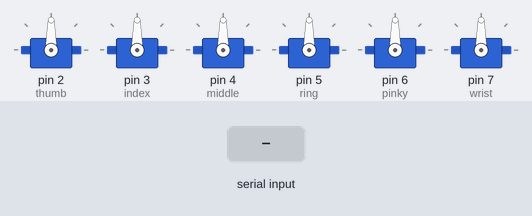
Bench run of a sketch on a simulated Arduino Uno, built with avr-gcc and run on an emulated ATmega328P. On the bench: 6 × servo. The test bench sets the inputs (shaded band).

Above: at 1.2 s.
1.3 s: "lh 1\n" received over Serial
At 2.0 s:
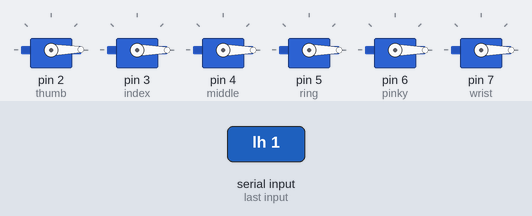
2.8 s: "lh 150\n" received over Serial
At 3.2 s:
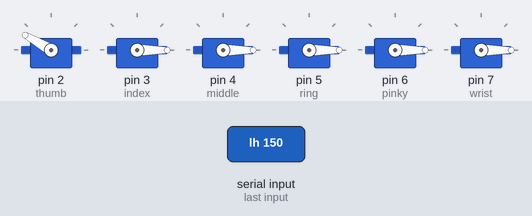
Timing chart, 0 to 5.8 s (numbered marks = the images above; inputs shaded):
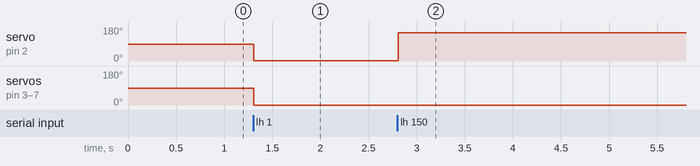

Measured:
- after the input at 1.3 s, servo on pin 2 (thumb): 90° → 1° at once; servo on pin 3 (index), servo on pin 4 (middle), servo on pin 5 (ring), servo on pin 6 (pinky), servo on pin 7 (wrist): 90° → 0° at once
- after the input at 2.8 s, servo on pin 2 (thumb): 1° → 150° at once

The sketch:

left_hand.ino
```cpp
// #include "StringSplitter.h"
// #include "agiat_library.h"
#include <Servo.h>
// Hand left_hand(2,3,4,5,6,7);

Servo thumb, index, middle, ring, pinky, wrist;

void setup() {
  // put your setup code here, to run once:
    Serial.begin(9600);
    thumb.attach(2);
    index.attach(3);
    middle.attach(4);
    ring.attach(5);
    pinky.attach(6);
    wrist.attach(7);
}

void loop() {
  // put your main code here, to run repeatedly:
  if (Serial.available() > 0){
    // get the command from controlling program
    String command = Serial.readStringUntil('\n');

    // split the command
    char command_1[command.length()];
    command.toCharArray(command_1, command.length() + 1);

    char* v[6];
    int i = 0;
    char* p;
    p = strtok(command_1, " ");

    while(p && i < 6){
      v[i] = p;
      p = strtok(NULL, " ");
      i++;
    }
    String motorName = v[0];
    String method = v[1];
    String param = v[2];

    String thumb_deg;
    String index_deg;
    String middle_deg;
    String ring_deg ;
    String pinky_deg;
    String wrist_deg;

    if (motorName == "lh"){
      thumb_deg = v[1];
      index_deg = v[2];
      middle_deg = v[3];
      ring_deg = v[4];
      pinky_deg = v[5];
      wrist_deg = v[6];

      thumb.write(thumb_deg.toInt());
      index.write(index_deg.toInt());
      middle.write(middle_deg.toInt());
      ring.write(ring_deg.toInt());
      pinky.write(pinky_deg.toInt());
      wrist.write(wrist_deg.toInt());
    }

    // FOR LEFT HAND ============================================================
    if ( motorName == "left_hand" && method.substring(0, 4) == "open"){
      thumb.write(0);
      index.write(0);
      middle.write(0);
      ring.write(0);
      pinky.write(0);
    }
    else if (motorName == "left_hand" && method.substring(0, 5) == "close"){
      thumb.write(180);
      index.write(180);
      middle.write(180);
      ring.write(180);
      pinky.write(180);

    }
    else if (motorName == "left_hand" && method == "wrist"){
      wrist.write(param.toInt());
    }

  }


}
```

agiat_library.cpp
```cpp
#include "agiat_library.h"

// MOTOR SET UP =============================================================================================

Motor::Motor(int en, int in1, int in2, int potPin){
    en = en;
    in1 = in1;
    in2 = in2;
    potPin = potPin;
    current = map(analogRead(potPin), 0, 1023, 0, 270);
    pinMode(en, OUTPUT);
    pinMode(in1, OUTPUT);
    pinMode(in2, OUTPUT);
    pinMode(potPin, INPUT);
}

int Motor::current_deg(){
    current = map(analogRead(potPin), 0, 1023, 0, 270);
    return current;
}

void Motor::setDirection(int direct){
    _direction = direct;
}

void Motor::stopMotor(){
    digitalWrite(in1, LOW);
    digitalWrite(in2, LOW);
}

void Motor::set_speed(int velocity){
    _velocity = velocity;
}

void Motor::setMaxLimit(int max_){
    _max_limit = max_;
}

void Motor::setMinLimit(int min_){
    _min_limit = min_;
}

void Motor::move_motor(int deg){
    int current_degree = current_deg();
    if (current_degree > deg + 2 ){
        while(current_degree > deg + 2 && current_degree > _min_limit ) {
            if (_direction == 1){
                digitalWrite(en, _velocity);
                digitalWrite(in1, LOW);
                digitalWrite(in2, HIGH);
            } else if (_direction == -1){
                digitalWrite(en, _velocity);
                digitalWrite(in1, HIGH);
                digitalWrite(in2, LOW);
            }
            current_degree = current_deg();
        }
        stopMotor();
    } else if (current_degree < deg - 2){
        while(current_degree < deg - 2 && current_degree < _max_limit) {
            if (_direction == 1){
                digitalWrite(en, _velocity);
                digitalWrite(in1, HIGH);
                digitalWrite(in2, LOW);
            } else if (_direction == -1){
                digitalWrite(en, _velocity);
                digitalWrite(in1, LOW);
                digitalWrite(in2, HIGH);
            }
            current_degree = current_deg();
        }
    } else {
        stopMotor();
    }
}


// HAND SET UP ===================================================================================================

Hand::Hand(int th, int ind, int mid, int rin, int pink, int wri){

    thumb.attach(th);
    index.attach(ind);
    middle.attach(mid);
    ring.attach(rin);
    pinky.attach(pink);
    wrist.attach(wri);

}

void Hand::open(){
    thumb.write(0);
    index.write(0);
    middle.write(0);
    ring.write(0);
    pinky.write(0);
}

void  Hand::close(){
    thumb.write(180);
    index.write(180);
    middle.write(180);
    ring.write(180);
    pinky.write(180);
}

void Hand::finger_moving(String finger){
    if (finger == "thumb"){
        int count = 0;
        while(count < 3){
            thumb.write(0);
            delay(500);
            thumb.write(180);
            delay(500);
            count++;
        }
    } else if (finger == "index"){
        int count = 0;
        while(count < 3){
            index.write(0);
            delay(500);
            index.write(180);
            delay(500);
            count++;
        }
    } else if (finger == "middle"){
        int count = 0;
        while(count < 3){
            middle.write(0);
            delay(500);
            middle.write(180);
            delay(500);
            count++;
        }
    } else if (finger == "ring"){
        int count = 0;
        while(count < 3){
            ring.write(0);
            delay(500);
            ring.write(180);
            delay(500);
            count++;
        }
    } else if(finger == "pinky"){
        int count = 0;
        while(count < 3){
            pinky.write(0);
            delay(500);
            pinky.write(180);
            delay(500);
            count++;
        }
    }

}

void Hand::servo_wrist(int degree){
    wrist.write(degree);
}

// SHIELD MOTOR  CONTROL FUNCTIONS //////////////////////////////////////////////////////////////////////////
Shield_Motor::Shield_Motor(int potPin) {
    _potPin = potPin;
}

void Shield_Motor::setDirection(int direct){
    _direction = direct;
}

int Shield_Motor::current_deg(){
    _current = map(analogRead(_potPin), 0, 1023, 0, 270);
    return _current;
}

void Shield_Motor::setMinLimit(int min_){
    _min_limit = min_;
}

void Shield_Motor::setMaxLimit(int max_){
    _max_limit = max_;
}

int Shield_Motor::get_dir(){
  return _direction;
}

void Shield_Motor::move_motor(AF_DCMotor dcMotor, int deg){
    int current_degree = current_deg();
    if (current_degree > deg + _delta ) {
        while(current_degree > deg + _delta ) {
            if (_direction == 1){
                dcMotor.run(FORWARD);
            } else if (_direction == -1){
                dcMotor.run(BACKWARD);
            }
            current_degree = current_deg();
        }
        dcMotor.run(RELEASE);
    } else if (current_degree < deg - _delta  ){
        while(current_degree < deg - _delta ){
            if (_direction == 1){
                dcMotor.run(BACKWARD);
            } else if (_direction == -1){
                dcMotor.run(FORWARD);
            }
            current_degree  = current_deg();
        }
        dcMotor.run(RELEASE);
    } else {
        dcMotor.run(RELEASE);
    }
}

// HEAD SET UP ===============================================================================================
Head::Head(int se, int m, int ue, int h, int n, int sn){
    side_eye.attach(se);
    mouth.attach(m);
    up_eye.attach(ue);
    neck.attach(n);
    head.attach(h);
    side_neck.attach(sn);
}

void Head::servo_head(int degree){
    // ... - ... is turn left
    // ... - ... is turn right
    // ... is center
    head.write(degree);
}

void Head::servo_neck(int degree){
    // ... - ...  is up
    // ... - ... is down
    // ... is center
    neck.write(degree);
}

void Head::servo_mouth(int degree) {
    // ... - ... is open
    // ... - ... is close
    mouth.write(degree);
}

void Head::servo_side_eye(int degree){
    // ... - ... is left
    // ... - ... is right
    // ... is center
    side_eye.write(degree);
}

void Head::setMaxLimit(int max){
    _max_limit = max;
}

void Head::setMinLimit(int min){
    _min_limit  = min;
}

void Head::servo_up_eye(int degree){
    // ... - ... is up
    // ... - ... is down
    // ... is center
    up_eye.write(degree);
}

void Head::servo_side_neck(int degree){
    // ... - ... is left tilt
    // ... - ... is right tilt
    // ... is center
    side_neck.write(degree);
}
```

agiat_library.h
```cpp
#ifndef AGIAT_LIBRARY_h
#define AGIAT_LIBRARY_h

#include <Arduino.h>
#include <Servo.h>
#include <AFMotor.h>

class Motor{
    private:
        int en;
        int in1;
        int in2;
        int potPin;
        int current;
        int _velocity;
        int const delta = 2;
        int _direction = 1;
        int _min_limit, _max_limit;

    public:
        Motor(int en, int in1, int in2, int potPin);
        int current_deg();
        void move_motor(int degree);
        void set_speed(int velocity);
        void stopMotor();
        void setDirection(int direct);
        void setMinLimit(int min_);
        void setMaxLimit(int max_);
};

class Shield_Motor{
    private:
        int _direction = 1;
        int _potPin;
        int _delta = 2;
        int _current;
        int _min_limit, _max_limit;

    public:
        Shield_Motor(int potPin);
        void move_motor(AF_DCMotor dcMotor, int deg);
        void setDirection(int direct);
        int current_deg();
        void setMinLimit(int min_);
        void setMaxLimit(int max_);
        int get_dir();

};

class Hand{
    private:
        Servo thumb, index, middle, ring, pinky, wrist;
        int const delta;
        int direction = 1;

    public:
        Hand(int th, int ind, int mid, int rin, int pink, int wri);
        void open();
        void close();
        void finger_moving(String finger);
        void servo_wrist(int degree);
};

class Head{
    private:
        int _min_limit, _max_limit;
    public:
        Servo side_eye, mouth, up_eye, head, neck, side_neck;

        Head(int se, int m, int ue, int h, int n, int sn);
        void servo_head(int degree);
        void servo_mouth(int degree);
        void servo_side_eye(int degree);
        void servo_up_eye(int degree);
        void servo_side_neck(int degree);
        void servo_neck(int degree);
        void setMaxLimit(int max);
        void setMinLimit(int min);

};


#endif
```
